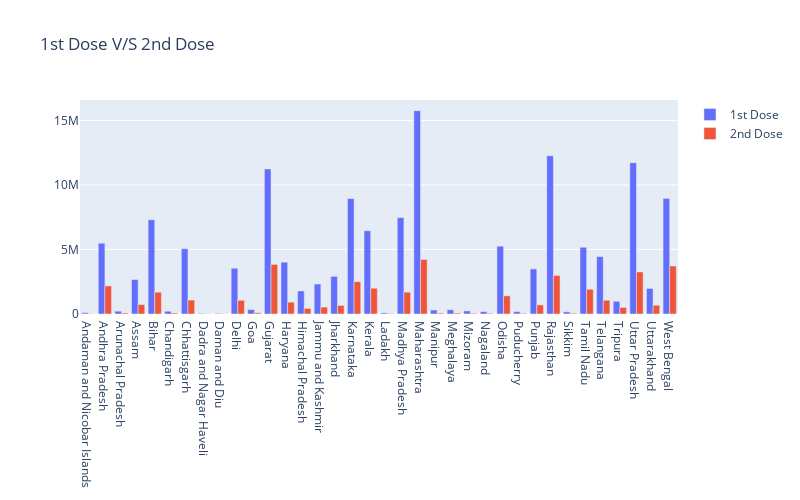

The cell this chart's notebook holds for it:
### Markdown cell above
### Bar plot for comparing 1st and 2nd Dose

### Code cell
import plotly
plotly.offline.init_notebook_mode(connected=True)
trace1 = go.Bar(x=vacc2["State"],y=vacc2["1st_Dose"],name='1st Dose')
trace2 = go.Bar(x=vacc2["State"],y=vacc2["2nd_Dose"],name='2nd Dose')

data = [trace1, trace2]
plotly.offline.iplot({"data": data,"layout": go.Layout(barmode='group', title="1st Dose V/S 2nd Dose",width=800,height=500,)
})

### Figure 1 — Plotly figure (JSON) as saved in the notebook; plotly's stock layout.template omitted (floating-point values rounded to 4 significant figures)
{"data": [{"name": "1st Dose", "type": "bar", "x": ["Andaman and Nicobar Islands", "Andhra Pradesh", "Arunachal Pradesh", "Assam", "Bihar", "Chandigarh", "Chhattisgarh", "Dadra and Nagar Haveli", "Daman and Diu", "Delhi", "Goa", "Gujarat", "Haryana", "Himachal Pradesh", "Jammu and Kashmir", "Jharkhand", "Karnataka", "Kerala", "Ladakh", "Madhya Pradesh", "Maharashtra", "Manipur", "Meghalaya", "Mizoram", "Nagaland", "Odisha", "Puducherry", "Punjab", "Rajasthan", "Sikkim", "Tamil Nadu", "Telangana", "Tripura", "Uttar Pradesh", "Uttarakhand", "West Bengal"], "y": [100058, 5487526, 219146, 2669444, 7302415, 212260, 5062131, 45566, 49193, 3544758, 344457, 11243033, 4018593, 1787904, 2321285, 2918250, 8942392, 6454057, 86645, 7473278, 15756301, 307583, 329341, 238807, 182216, 5257492, 183603, 3493170, 12262986, 166562, 5172226, 4450012, 985841, 11724411, 1982520, 8958728]}, {"name": "2nd Dose", "type": "bar", "x": ["Andaman and Nicobar Islands", "Andhra Pradesh", "Arunachal Pradesh", "Assam", "Bihar", "Chandigarh", "Chhattisgarh", "Dadra and Nagar Haveli", "Daman and Diu", "Delhi", "Goa", "Gujarat", "Haryana", "Himachal Pradesh", "Jammu and Kashmir", "Jharkhand", "Karnataka", "Kerala", "Ladakh", "Madhya Pradesh", "Maharashtra", "Manipur", "Meghalaya", "Mizoram", "Nagaland", "Odisha", "Puducherry", "Punjab", "Rajasthan", "Sikkim", "Tamil Nadu", "Telangana", "Tripura", "Uttar Pradesh", "Uttarakhand", "West Bengal"], "y": [15130, 2176243, 77884, 731390, 1690912, 73686, 1080633, 11905, 13982, 1058366, 94266, 3842661, 918108, 432827, 533126, 665929, 2505479, 1997327, 37252, 1691287, 4228384, 69726, 74061, 50967, 51784, 1405389, 50503, 707142, 2985799, 59594, 1914987, 1063710, 506767, 3260456, 680556, 3719913]}], "layout": {"barmode": "group", "height": 500, "title": {"text": "1st Dose V/S 2nd Dose"}, "width": 800}}
